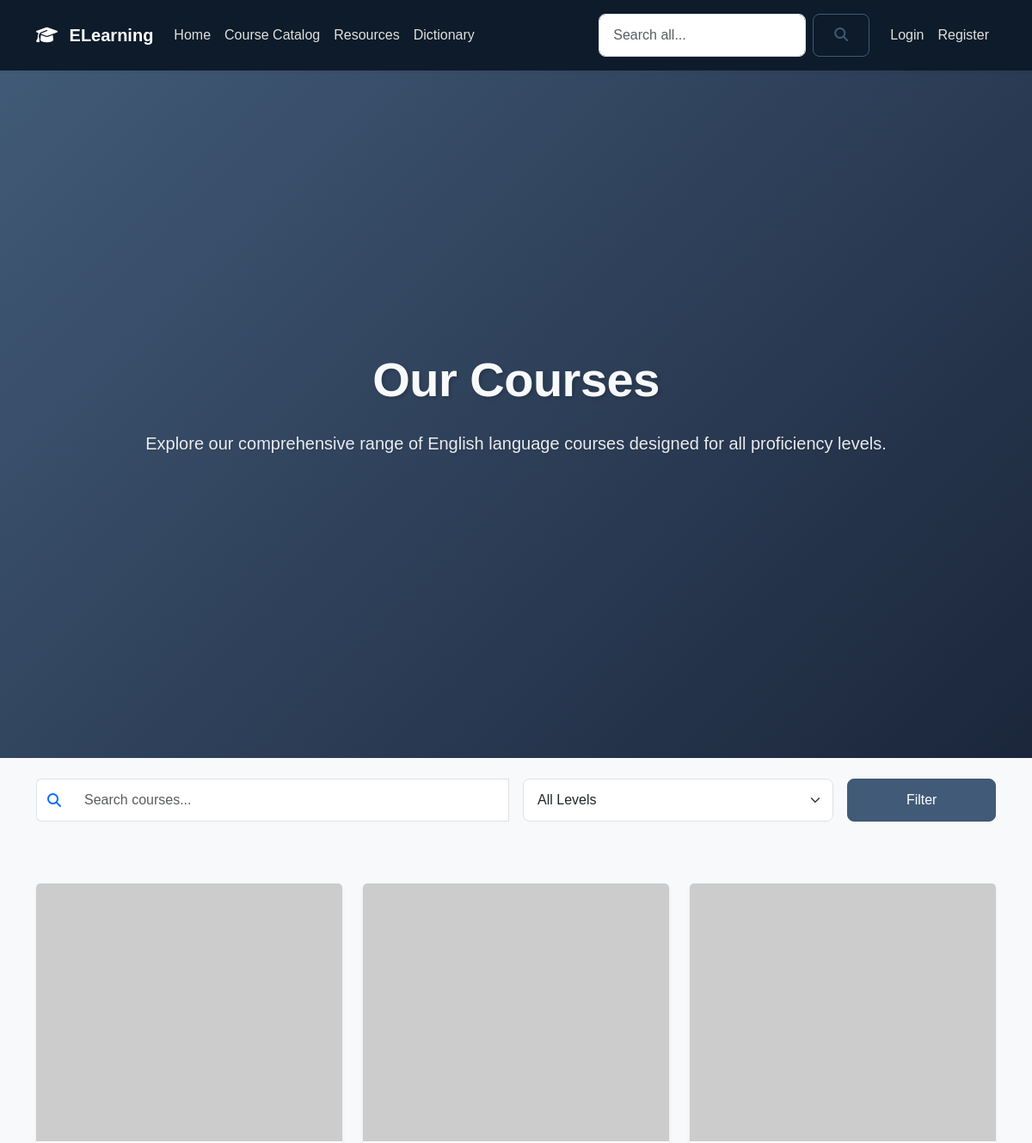
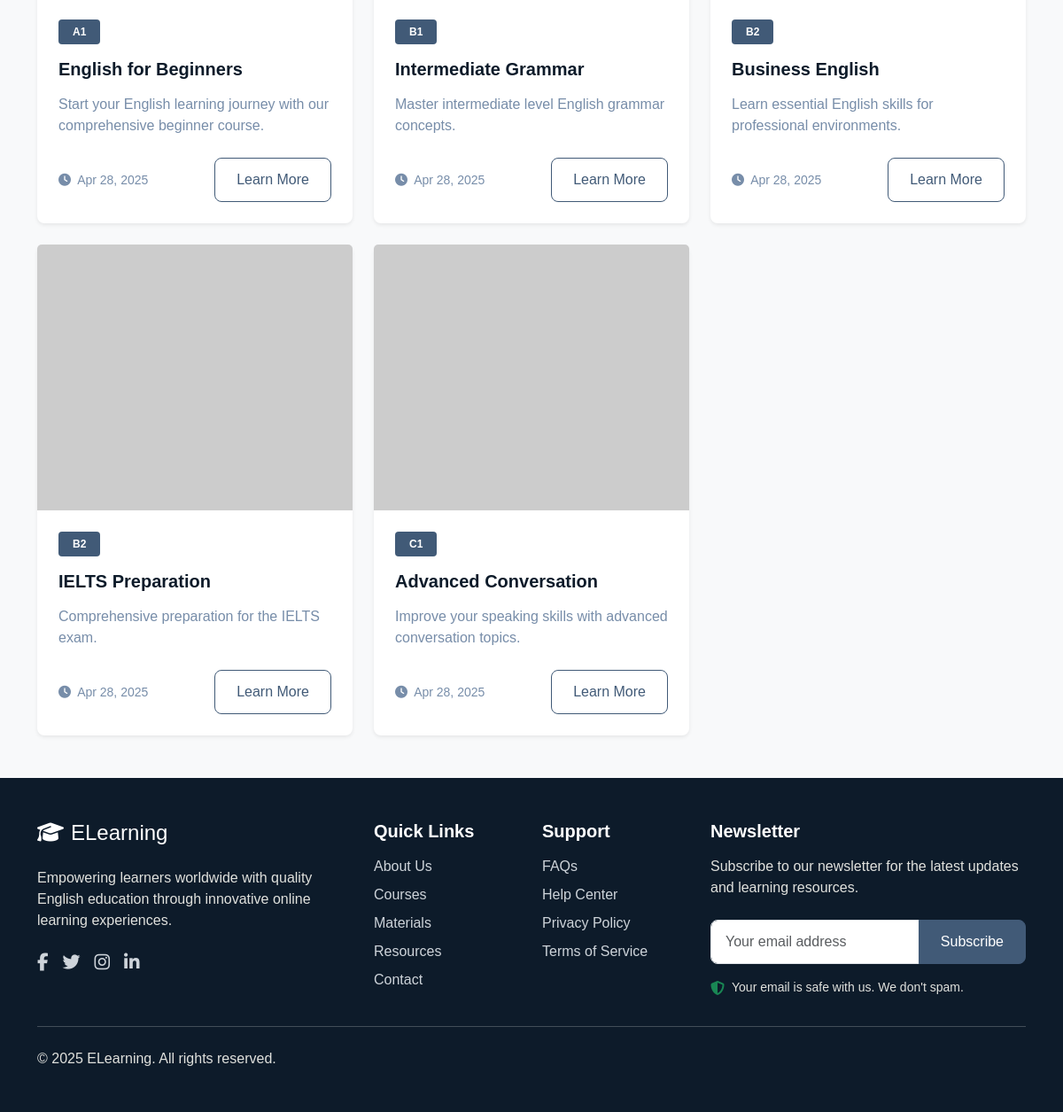
/courses.php, run on the app's committed database (2 pictures, top to bottom).
### tables this page shows
CREATE TABLE IF NOT EXISTS courses (
    course_id INT PRIMARY KEY AUTO_INCREMENT,
    title VARCHAR(100) NOT NULL,
    description TEXT,
    instructor_id INT NOT NULL,
    level CHAR(2) NOT NULL COMMENT 'A1, A2, B1, B2, C1, C2',
    duration VARCHAR(50),
    difficulty_level VARCHAR(20),
    thumbnail_url VARCHAR(255),
    is_featured TINYINT(1) DEFAULT 0,
    created_at TIMESTAMP DEFAULT CURRENT_TIMESTAMP,
    updated_at TIMESTAMP NULL ON UPDATE CURRENT_TIMESTAMP,
    FOREIGN KEY (instructor_id) REFERENCES users(user_id)
);

### includes/db.php (called while the page is built, shortened)
<?php
function sanitize_input($data) {
    $data = trim($data);
    $data = stripslashes($data);
    $data = htmlspecialchars($data);
    return $data;
}

### courses.php (the view, shortened to what this page needs)
<?php
require_once 'includes/db.php';
$search = sanitize_input($_GET['search'] ?? '');
$sql = "SELECT * FROM courses WHERE 1=1";
$params = [];
$sql .= " ORDER BY level ASC, title ASC";
try {
    $stmt = $conn->prepare($sql);
    $stmt->execute($params);
    $courses = $stmt->fetchAll();
} catch(PDOException $e) {
    die("Error: " . $e->getMessage());
}
?>
<!DOCTYPE html>
<html lang="en">
<head>
    <link href="https://cdn.jsdelivr.net/npm/bootstrap@5.3.2/dist/css/bootstrap.min.css" rel="stylesheet">
    <link href="https://cdnjs.cloudflare.com/ajax/libs/font-awesome/6.4.2/css/all.min.css" rel="stylesheet">
    <link href="css/custom.css" rel="stylesheet">
    <link href="css/floating-chatbot.css" rel="stylesheet">
    <link href="css/search-autocomplete.css" rel="stylesheet">
</head>
<body>
    <?php include 'includes/nav.php'; ?>
    <section class="hero-section text-white text-center py-5">
        <div class="container">
            <h1 class="display-4 fw-bold mb-4 text-light">Our Courses</h1>
            <p class="lead mb-4">Explore our comprehensive range of English language courses designed for all proficiency levels.</p>
        </div>
    </section>
    <section class="py-4 bg-light">
        <div class="container">
            <form action="courses.php" method="GET" class="row g-3">
                <div class="col-md-6">
                    <div class="input-group search-input-container">
                        <span class="input-group-text bg-white border-end-0">
                            <i class="fas fa-search text-primary"></i>
                        </span>
                        <input type="text" class="form-control border-start-0" name="search"
                               placeholder="Search courses..." value="<?php echo htmlspecialchars($search); ?>"
                               data-autosuggest="true" autocomplete="off">
                    </div>
                </div>
                <div class="col-md-4">
                    <select class="form-select" name="level">
                        <option value="">All Levels</option>
                    </select>
                </div>
                <div class="col-md-2">
                    <button type="submit" class="btn btn-primary w-100">Filter</button>
                </div>
            </form>
        </div>
    </section>
    <section class="py-5">
        <div class="container">
            <?php if (empty($courses)): ?>
                <div class="text-center py-5">
                    <i class="fas fa-search fa-3x text-muted mb-3"></i>
                    <h3>No courses found</h3>
                    <p class="text-muted">Try adjusting your search or filter criteria</p>
                </div>
            <?php else: ?>
                <div class="row g-4">
                    <?php foreach ($courses as $course): ?>
                        <div class="col-md-6 col-lg-4">
                            <div class="card h-100 border-0 shadow-sm">
                                <a href="course-details.php?id=<?php echo $course['course_id']; ?>">
                                    <img src="<?php if($course['thumbnail_url']): ?>uploads/<?php echo $course['thumbnail_url']; ?><?php else: ?>https://placehold.co/300x200/415a77/f2f2f2<?php endif ; ?>"
                                        class="card-img-top" alt="<?php echo htmlspecialchars($course['title']); ?>"
                                        style="height: 300px; object-fit: cover;">
                                </a>
                                <div class="card-body p-4">
                                    <div class="d-flex justify-content-between align-items-center mb-3">
                                        <span class="badge bg-primary"><?php echo $course['level']; ?></span>
                                    </div>
                                    <h5 class="card-title mb-3"><?php echo htmlspecialchars($course['title']); ?></h5>
                                    <p class="card-text text-muted mb-4"><?php echo htmlspecialchars($course['description']); ?></p>
                                    <div class="d-flex justify-content-between align-items-center">
                                        <small class="text-muted">
                                            <i class="fas fa-clock me-1"></i>
                                            <?php echo date('M d, Y', strtotime($course['created_at'])); ?>
                                        </small>
                                        <a href="course-details.php?id=<?php echo $course['course_id']; ?>"
                                           class="btn btn-outline-primary">
                                            Learn More
                                        </a>
                                    </div>
                                </div>
                            </div>
                        </div>
                    <?php endforeach; ?>
                </div>
            <?php endif; ?>
        </div>
    </section>
    <?php include 'includes/footer.php'; ?>
</body>
</html>

### data on the page
courses: level "A1", title "English for Beginners", description "Start your English learning journey with our comprehensive beginner course.", created_at "Apr 28, 2025"
courses: level "B1", title "Intermediate Grammar", description "Master intermediate level English grammar concepts.", created_at "Apr 28, 2025"
courses: level "B2", title "Business English", description "Learn essential English skills for professional environments.", created_at "Apr 28, 2025"
courses: level "B2", title "IELTS Preparation", description "Comprehensive preparation for the IELTS exam.", created_at "Apr 28, 2025"
courses: level "C1", title "Advanced Conversation", description "Improve your speaking skills with advanced conversation topics.", created_at "Apr 28, 2025"
